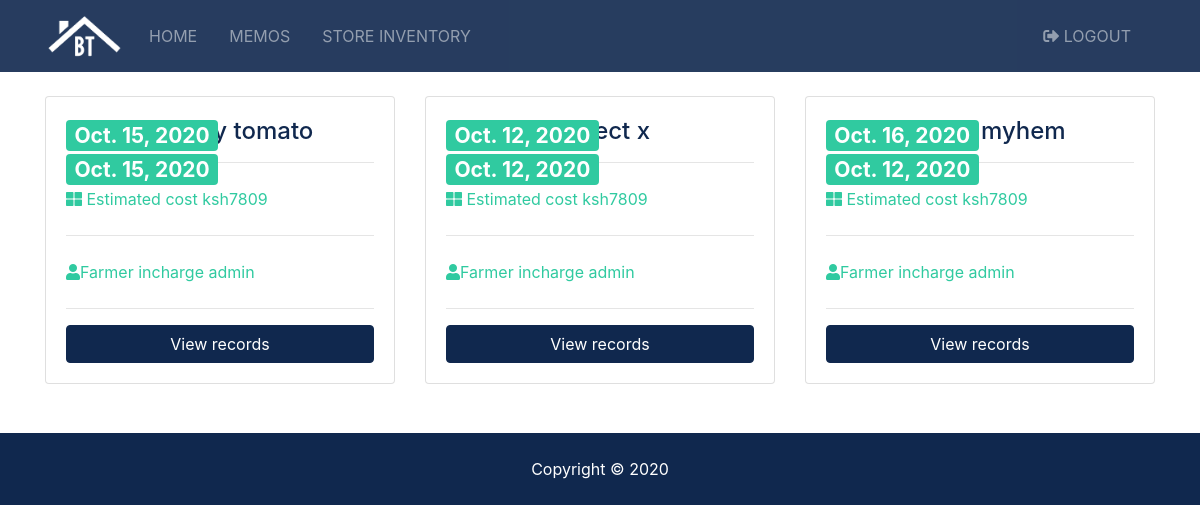
The app's page /all (signed in), older data.
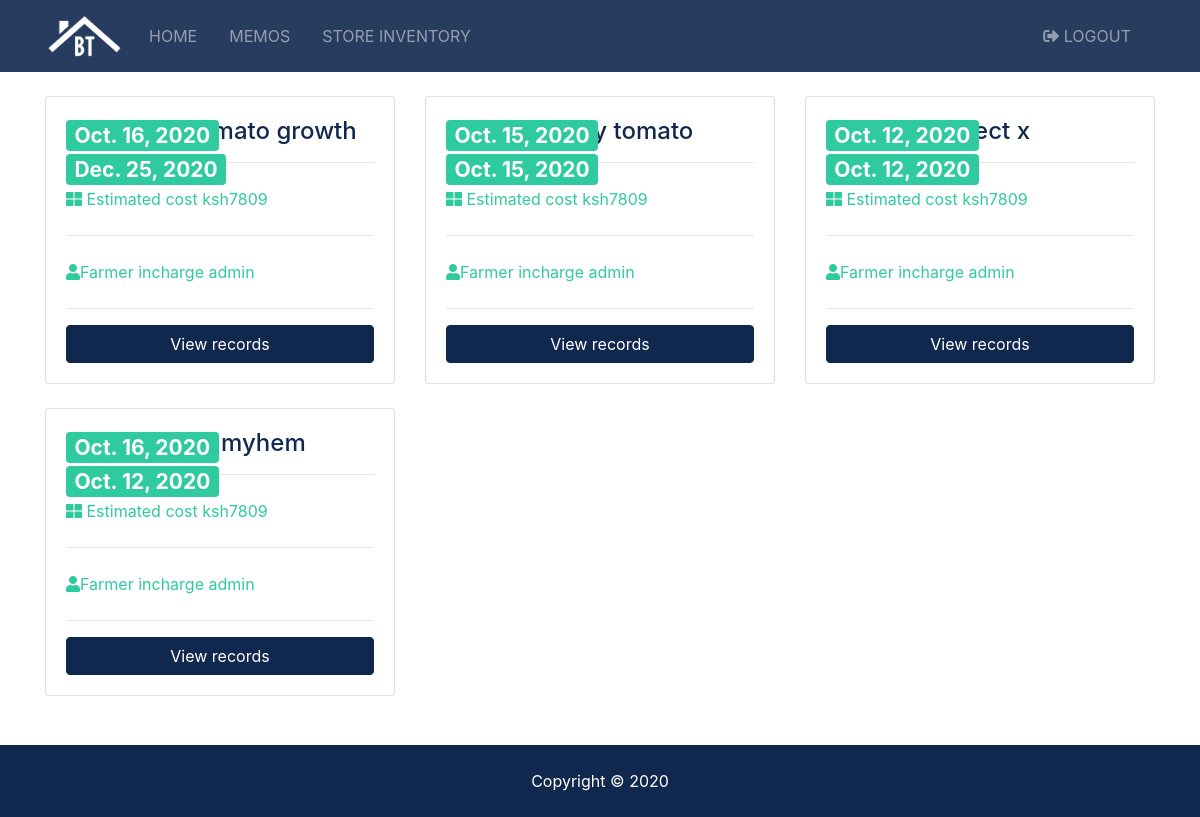
The same page, newer data.
### main/models.py (models this page shows, shortened)
class Listing(models.Model):
  farmer = models.ForeignKey(User, on_delete=models.CASCADE)
  photo_main = models.ImageField(upload_to='photos/%Y/%m/%d/')
  name = models.CharField(max_length=200)
  message = models.TextField(blank=True)
  planted_date= models.DateField()
  due_date = models.DateField(blank=True)
  estimated_cost = models.CharField(max_length=200)
  is_published = models.BooleanField(default=True)
  slug = models.SlugField(max_length=48)

### main/views.py (the view)
# urls.py: path('all', views.index, name='main'),
@login_required
def index(request):
    listings = Listing.objects.order_by('-due_date').filter(is_published=True)
    paginator = Paginator(listings, 6)
    page = request.GET.get('page')
    paged_listings = paginator.get_page(page)
    context = {
      'listings': paged_listings
       }
    return render(request, 'listings/listings.html', context)

### templates/listings/listings.html (shortened to what this page needs)
{% extends 'base.html' %}
{% load humanize %}
{% block content %}
  <section id="listings" class="py-4">
    <div class="container">
      <div class="row">
        {% if listings %}
          {% for listing in listings %}
          <div class="col-md-6 col-lg-4 mb-4">
              <div class="card listing-preview">
                <div class="card-img-overlay">
                  <h3>
                    <span class="badge badge-secondary text-white">{{ listing.planted_date }}</span>
                    <span class="badge badge-secondary text-white">{{ listing.due_date }}</span>
                  </h3>
                </div>
                <div class="card-body">
                  <div class="listing-heading text-center">
                    <h4 class="text-primary">{{ listing.name }}</h4>
                  </div>
                  <hr>
                  <div class="row py-2 text-secondary">
                    <div class="col-12">
                      <i class="fas fa-th-large"></i> Estimated cost ksh{{ listing.estimated_cost }}</div>
                  </div>
                  <hr>
                  <div class="row py-2 text-secondary">
                    <div class="col-12">
                      <i class="fas fa-user"></i>Farmer incharge {{ listing.farmer }}</div>
                  </div>
                  <hr>
                  <a href="{% url 'listing' listing.name %}" class="btn btn-primary btn-block">View records</a>
                </div>
              </div>
            </div>
          {% endfor %}
        {% else %}
          <div class="col-md-12">
            <p>No Listings Available</p>
          </div>
        {% endif %}
      </div>
      <div class="row">
        <div class="col-md-12">
        </div>
      </div>
    </div>
  </section>
{% endblock %}

Row changes from the older to the newer data that the page shows:
added Listing: planted_date "Oct. 16, 2020", due_date "Dec. 25, 2020", name "project y tomato growth", estimated_cost "7809", farmer "admin"
